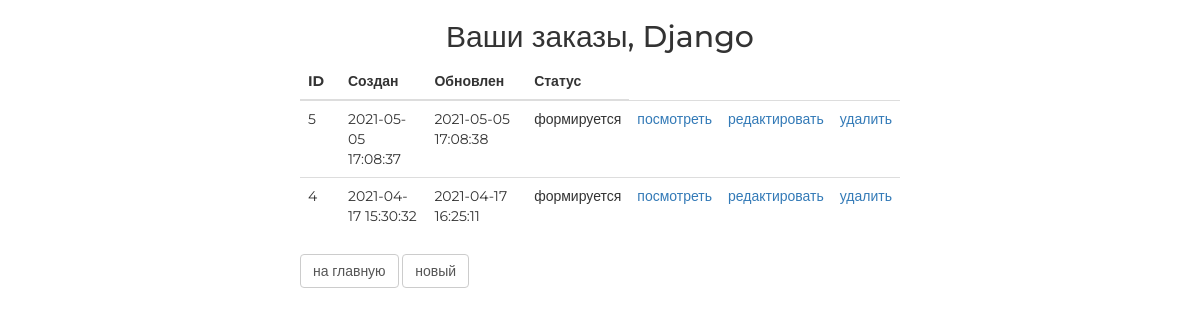
The app's page /order/ (signed in), older data.
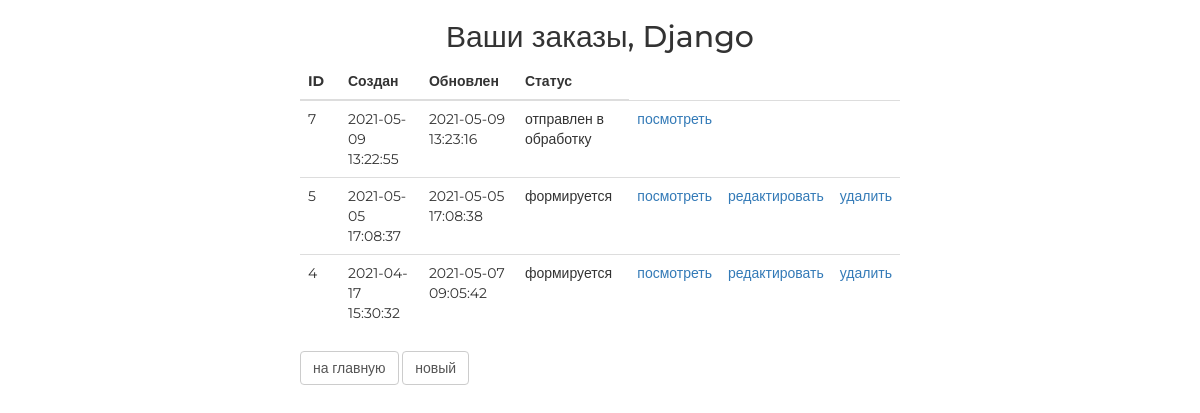
The same page, newer data.
### ordersapp/models.py (models this page shows, shortened)
class Order(models.Model):
    FORMING = 'FM'
    SENT_TO_PROCEED = 'STP'
    PROCEEDED = 'PRD'
    PAID = 'PD'
    READY = 'RDY'
    CANCEL = 'CNC'
    ORDER_STATUS_CHOICES = (
        (FORMING, 'формируется'),
        (SENT_TO_PROCEED, 'отправлен в обработку'),
        (PAID, 'оплачен'),
        (PROCEEDED, 'обрабатывается'),
        (READY, 'готов к выдаче'),
        (CANCEL, 'отменен'),
    )
    user = models.ForeignKey(settings.AUTH_USER_MODEL, on_delete=models.CASCADE)
    created = models.DateTimeField(verbose_name='создан', auto_now_add=True)
    updated = models.DateTimeField(verbose_name='изменён', auto_now=True)
    status = models.CharField(verbose_name='статус', max_length=3, choices=ORDER_STATUS_CHOICES, default=FORMING)
    is_active = models.BooleanField(db_index=True, verbose_name='активен', default=True)
    class Meta:
        ordering = ('-created',)
        verbose_name = 'заказ'
        verbose_name_plural = 'заказы'

### ordersapp/views.py (the view)
# urls.py: path('', ordersapp.OrderListView.as_view(), name='orders_list'),
class OrderListView(ListView):
    model = Order
    def get_queryset(self):
        return Order.objects.filter(user=self.request.user).select_related()

### basketapp/models.py (called while the page is built)
    @staticmethod
    def get_items(user):
        return user.basket.select_related().order_by('product__category')

### mainapp/context_processors.py (called while the page is built)
def basket(request):
    basket_list = []
    if request.user.is_authenticated:
        basket_list = Basket.get_items(request.user)
    return {
        'basket': basket_list
    }

### ordersapp/templates/ordersapp/order_list.html
{% extends 'ordersapp/base.html' %}
{% load static %}
{% block content %}
    <div class="h2 text-center head">
        Ваши заказы,
        {% if user.first_name %}
            {{ user.first_name|title }}
        {% else %}
            Пользователь
        {% endif %}
    </div>
    <table class="table orders_list">
        <thead>
        <tr>
            <th>ID</th>
            <th>Создан</th>
            <th>Обновлен</th>
            <th>Статус</th>
        </tr>
        </thead>
        <tbody>
        {% for item in object_list %}
            {% if item.is_active %}
                <tr>
                    <td class="td1 orders_list">{{ item.pk }}</td>
                    <td>{{ item.created|date:"Y-m-d H:i:s" }}</td>
                    <td>{{ item.updated|date:"Y-m-d H:i:s" }}</td>
                    <td>{{ item.get_status_display }}</td>
                    <td>
                        <a href="{% url 'ordersapp:orders_detail' item.pk %}">
                            посмотреть
                        </a>
                    </td>
                    <td>
                        {% if item.status == 'FM' %}
                            <a href="{% url 'ordersapp:orders_update' item.pk %}">
                                редактировать
                            </a>
                        {% endif %}
                    </td>
                    <td>
                        {% if item.status == 'FM' %}
                            <a href="{% url 'ordersapp:orders_delete' item.pk %}">
                                удалить
                            </a>
                        {% endif %}
                    </td>
                </tr>
            {% endif %}
        {% endfor %}
        </tbody>
    </table>
    <button class="btn btn-default btn-round">
        <a href="{% url 'main' %}">
            на главную
        </a>
    </button>
    <button class="btn btn-default btn-round">
        <a href="{% url 'ordersapp:orders_create' %}">
            новый
        </a>
    </button>
{% endblock %}

Row changes from the older to the newer data that the page shows:
added Order: pk "7", created "2021-05-09 13:22:55", updated "2021-05-09 13:23:16", status "отправлен в обработку"
changed Order id 4: updated "2021-04-17 16:25:11" → "2021-05-07 09:05:42"
